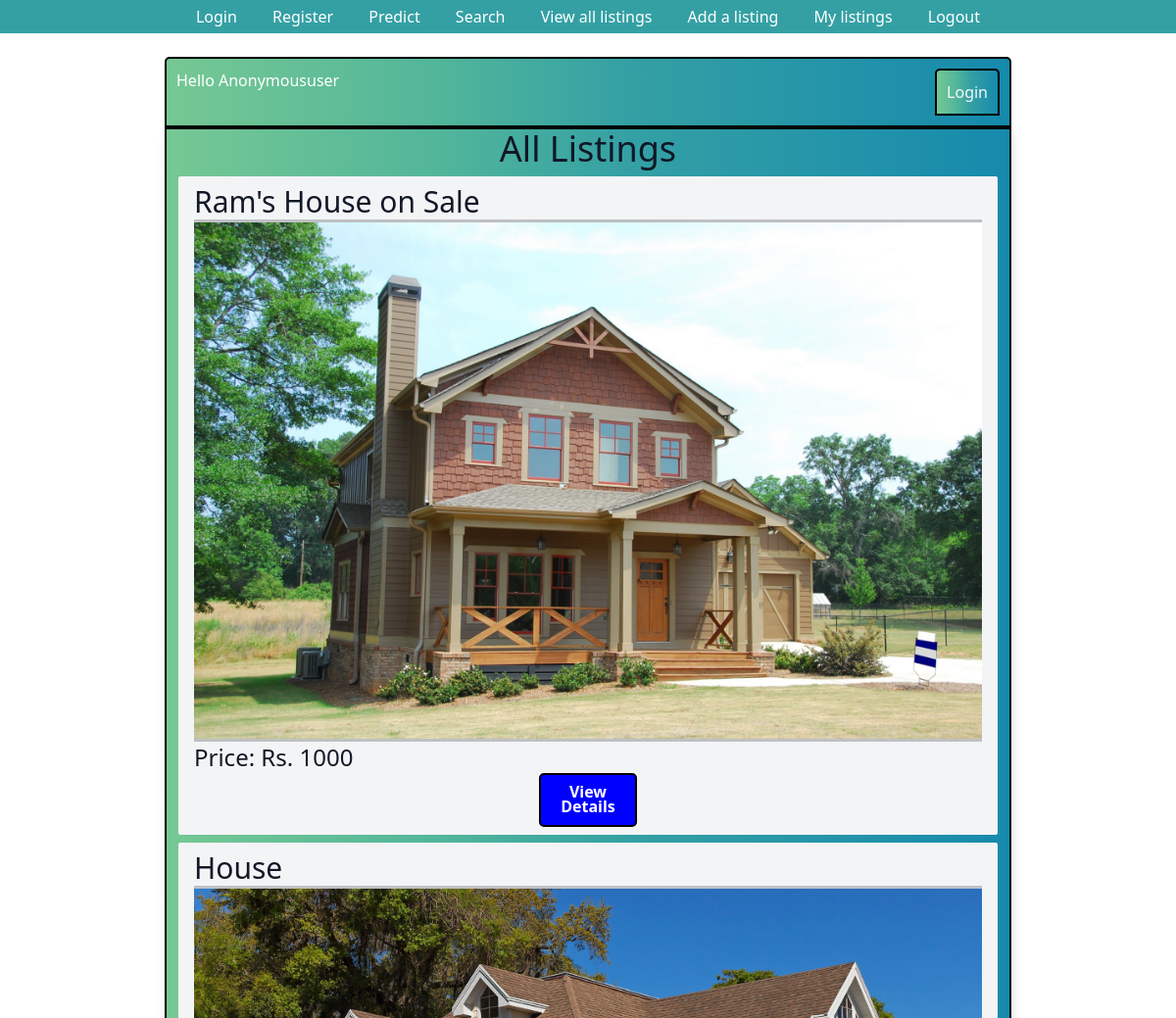
The app's page / (upper part), older data.
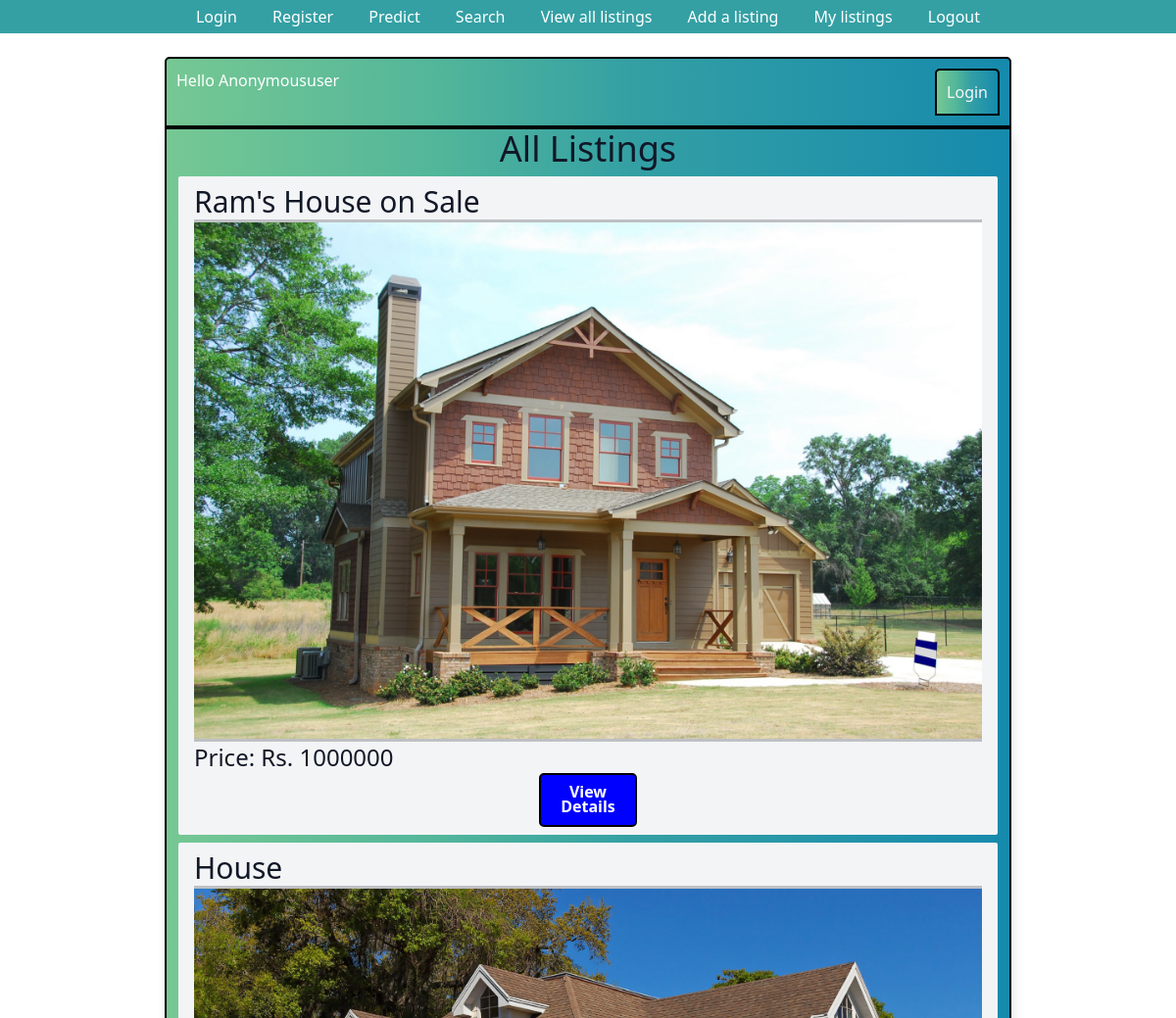
The same page, newer data.
### listings/models.py (models this page shows, shortened)
class Listing(models.Model):
    Title = models.CharField(max_length=30, default='House on Sale')
    Location = models.CharField(max_length=30, default='Kalanki')
    City = models.CharField(max_length=30, default='Kathmandu')
    Price = models.IntegerField(default=9999999)
    Bedroom = models.IntegerField(default=1)
    Bathroom = models.IntegerField(default=1)
    Floors = models.IntegerField(default=1)
    Parking = models.IntegerField(default=1)
    Face = models.CharField(max_length=30, default="East")
    Area = models.IntegerField(default=100)
    Road_Width = models.IntegerField(default=0)
    Road_Type = models.CharField(max_length=30, default="Concrete")
    Build_Area = models.IntegerField(default=100)
    Amenities = models.CharField(max_length=30, default="Bathroom")
    Contact_number = models.IntegerField(default=9845654321)
    Contact_mail = models.EmailField(max_length=30, default='admin@gmail.com')
    Image = models.ImageField(max_length = 254)
    user = models.ForeignKey(User, on_delete=models.SET_NULL,null=True)
    is_sold = models.BooleanField(default=False)
    Description = models.CharField(max_length=1000, default="Please describe your estate here. You may also justify the price of your estate here.")
    likes = models.ManyToManyField(User, related_name='estate')

### listings/views.py (the view)
# urls.py: path('', listing_list, name='listing_list'),
def listing_list(request):
    listings = Listing.objects.all()
    context = {
        "listings" : listings
    }
    return render(request, "listings.html", context)

### templates/listings.html (shortened to what this page needs)
{% extends "base.html" %}
    {% block content %}
    <div class="header-bar">
        <div>
            Hello {{request.user|title}}
        </div>
        <div class="header-bar">
            {% if request.user.is_authenticated %}
            <a href="{% url 'logout' %}"> Logout </a>
            {%else%}
            <a href="{% url 'login' %}"> Login </a>
            {%endif%}
        </div>
    </div>
    <div class="container">
        <center><h1 class="text-4xl text-gray-900">All Listings</h1></center>
        {% for listing in listings %}
        <div class="mt-2 px-3 py-2 bg-gray-100 rounded-sm">
            <h3 class="text-3xl text-gray-900">{{ listing.Title }}</h3><hr><hr><hr>
            {% if listing.Image %}
            <img src="{{ listing.Image.url }}" alt="">
            {% endif %}
            <hr><hr><hr><h2 class="text-2xl text-gray-900">Price: Rs. {{listing.Price}}</h2>
            <center><a href="/listings/{{ listing.id }}/" class="button">View Details</a></center>
        </div>
        {% endfor %}
    </div>
    {% endblock content %}

Row changes from the older to the newer data that the page shows:
changed Listing "Ram's House on Sale": Price "1000" → "1000000"
